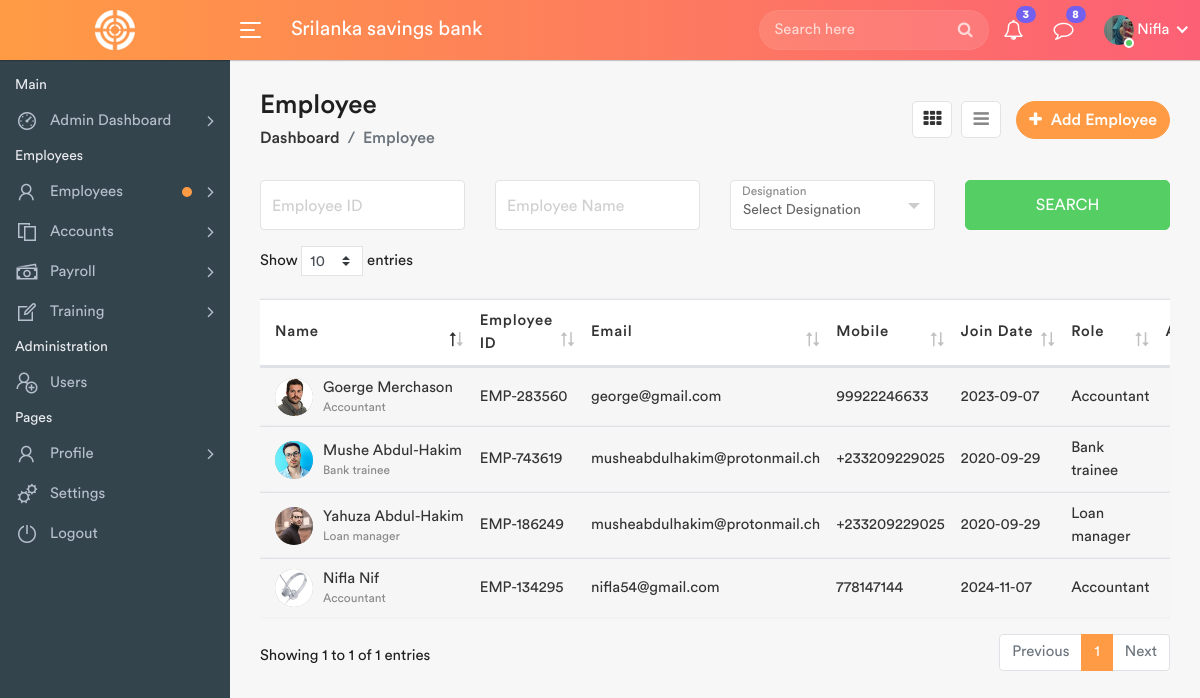
The app's page /employees-list.php (signed in) with its own data.
### tables this page shows
CREATE TABLE `users` (
  `id` int(11) NOT NULL,
  `FirstName` varchar(200) NOT NULL,
  `LastName` varchar(200) NOT NULL,
  `UserName` varchar(200) NOT NULL,
  `Email` varchar(100) NOT NULL,
  `Password` varchar(200) NOT NULL,
  `Phone` varchar(20) NOT NULL,
  `Address` varchar(200) NOT NULL,
  `Picture` varchar(255) NOT NULL,
  `dateTime` datetime NOT NULL DEFAULT current_timestamp()
);

CREATE TABLE `employees` (
  `id` int(11) NOT NULL,
  `FirstName` varchar(100) NOT NULL,
  `LastName` varchar(100) NOT NULL,
  `UserName` varchar(20) NOT NULL,
  `Email` varchar(100) NOT NULL,
  `Password` varchar(255) NOT NULL,
  `Employee_Id` varchar(50) NOT NULL,
  `Phone` varchar(20) NOT NULL,
  `Department` varchar(255) NOT NULL,
  `Designation` varchar(255) NOT NULL,
  `Joining_Date` date NOT NULL DEFAULT current_timestamp(),
  `Picture` varchar(200) NOT NULL,
  `DateTime` datetime NOT NULL DEFAULT current_timestamp()
);

### employees-list.php (the view, shortened to what this page needs)
<?php
	include_once("includes/functions.php");
 ?>
<!DOCTYPE html>
<html lang="en">
    <head>
        <link rel="stylesheet" href="assets/css/bootstrap.min.css">
        <link rel="stylesheet" href="assets/css/font-awesome.min.css">
        <link rel="stylesheet" href="assets/css/line-awesome.min.css">
		<link rel="stylesheet" href="assets/css/dataTables.bootstrap4.min.css">
		<link rel="stylesheet" href="assets/css/select2.min.css">
		<link rel="stylesheet" href="assets/css/bootstrap-datetimepicker.min.css">
        <link rel="stylesheet" href="assets/css/style.css">
    </head>
    <body>
        <div class="main-wrapper">
			<?php include_once("includes/header.php");?>
            <?php include_once("includes/sidebar.php");?>
            <div class="page-wrapper">
                <div class="content container-fluid">
					<div class="page-header">
						<div class="row align-items-center">
							<div class="col">
								<h3 class="page-title">Employee</h3>
								<ul class="breadcrumb">
									<li class="breadcrumb-item"><a href="index.php">Dashboard</a></li>
									<li class="breadcrumb-item active">Employee</li>
								</ul>
							</div>
							<div class="col-auto float-right ml-auto">
								<a href="#" class="btn add-btn" data-toggle="modal" data-target="#add_employee"><i class="fa fa-plus"></i> Add Employee</a>
								<div class="view-icons">
									<a href="employees.php" title="Grid View" class="grid-view btn btn-link active"><i class="fa fa-th"></i></a>
									<a href="employees-list.php" title="Tabular View" class="list-view btn btn-link"><i class="fa fa-bars"></i></a>
								</div>
							</div>
						</div>
					</div>
					<div class="row filter-row">
						<div class="col-sm-6 col-md-3">
							<div class="form-group form-focus">
								<input type="text" class="form-control floating">
								<label class="focus-label">Employee ID</label>
							</div>
						</div>
						<div class="col-sm-6 col-md-3">
							<div class="form-group form-focus">
								<input type="text" class="form-control floating">
								<label class="focus-label">Employee Name</label>
							</div>
						</div>
						<div class="col-sm-6 col-md-3">
							<div class="form-group form-focus select-focus">
								<label class="focus-label">Designation</label>
							</div>
						</div>
						<div class="col-sm-6 col-md-3">
							<a href="#" class="btn btn-success btn-block"> Search </a>
						</div>
                    </div>
					<div class="row">
						<div class="col-md-12">
							<div class="table-responsive">
								<table class="table table-striped custom-table datatable">
									<thead>
										<tr>
											<th>Name</th>
											<th>Employee ID</th>
											<th>Email</th>
											<th>Mobile</th>
											<th class="text-nowrap">Join Date</th>
											<th>Role</th>
											<th class="text-right no-sort">Action</th>
										</tr>
									</thead>
									<?php
										$sql = "SELECT * FROM employees";
										$query = $dbh->prepare($sql);
										$query->execute();
										$results=$query->fetchAll(PDO::FETCH_OBJ);
										if($query->rowCount() > 0)
										{
										foreach($results as $row)
										{
									?>
									<tbody>
										<tr>
											<td>
												<h2 class="table-avatar">
													<a href="profile.php" class="avatar"><img alt="picture" src="employees/<?php echo htmlentities($row->Picture);?>"></a>
													<a href="profile.php"><?php echo htmlentities($row->FirstName)." ".htmlentities($row->LastName); ?><span><?php echo htmlentities($row->Designation);?></span></a>
												</h2>
											</td>
											<td><?php echo htmlentities($row->Employee_Id);?></td>
											<td><?php echo htmlentities($row->Email);?></td>
											<td><?php echo htmlentities($row->Phone);?></td>
											<td><?php echo htmlentities($row->Joining_Date);?></td>
											<td><?php echo htmlentities($row->Designation);?></td>
											<td class="text-right">
												<div class="dropdown dropdown-action">
												</div>
											</td>
										</tr>
									</tbody>
									<?php $cnt +=1;
										}
									}?>
								</table>
							</div>
						</div>
					</div>
                </div>
            </div>
        </div>
    </body>
</html>

### includes/header.php (shortened to what this page needs)
<div class="header">
	<div class="header-left">
		<a href="index.php" class="logo">
			<img src="assets/img/logo.png" width="40" height="40" alt="">
		</a>
	</div>
	<a id="toggle_btn" href="javascript:void(0);">
		<span class="bar-icon">
			<span></span>
			<span></span>
			<span></span>
		</span>
	</a>
	<div class="page-title-box">
		<h3>Srilanka savings bank</h3>
	</div>
	<ul class="nav user-menu">
		<li class="nav-item">
			<div class="top-nav-search">
				<form action="search.php">
					<input class="form-control" type="text" placeholder="Search here">
					<button class="btn" type="submit"><i class="fa fa-search"></i></button>
				</form>
			</div>
		</li>
<li class="nav-item dropdown">
    <a href="#" class="dropdown-toggle nav-link" data-toggle="dropdown">
        <i class="fa fa-bell-o"></i> <span class="badge badge-pill">3</span>
    </a>
</li>
<li class="nav-item dropdown">
    <a href="#" class="dropdown-toggle nav-link" data-toggle="dropdown">
        <i class="fa fa-comment-o"></i> <span class="badge badge-pill">8</span>
    </a>
</li>
		<?php
		$sql = "SELECT * from users";
		$query = $dbh -> prepare($sql);
		$query->execute();
		$result=$query->fetch(PDO::FETCH_OBJ);
		?>
		<li class="nav-item dropdown has-arrow main-drop">
			<a href="#" class="dropdown-toggle nav-link" data-toggle="dropdown">
				<span class="user-img"><img src="./profiles/<?php echo htmlentities($result->Picture);?>" alt="User Picture">
				<span class="status online"></span></span>
				<span><?php echo htmlentities(ucfirst($_SESSION['userlogin']));?></span>
			</a>
		</li>
	</ul>
</div>

### records on screen
users: Picture (picture)
employees: Picture (picture), FirstName "Goerge", LastName "Merchason", Designation "Accountant", Employee_Id "EMP-283560", Email "george@gmail.com", Phone "99922246633", Joining_Date "2023-09-07"
employees: Picture (picture), FirstName "Mushe", LastName "Abdul-Hakim", Designation "Bank trainee", Employee_Id "EMP-743619", Email "musheabdulhakim@protonmail.ch", Phone "+233209229025", Joining_Date "2020-09-29"
employees: Picture (picture), FirstName "Yahuza", LastName "Abdul-Hakim", Designation "Loan manager", Employee_Id "EMP-186249", Email "musheabdulhakim@protonmail.ch", Phone "+233209229025", Joining_Date "2020-09-29"
employees: Picture (picture), FirstName "Nifla", LastName "Nif", Designation "Accountant", Employee_Id "EMP-134295", Email "nifla54@gmail.com", Phone "778147144", Joining_Date "2024-11-07"

### other values on screen
$_SESSION['userlogin'] "Nifla"
